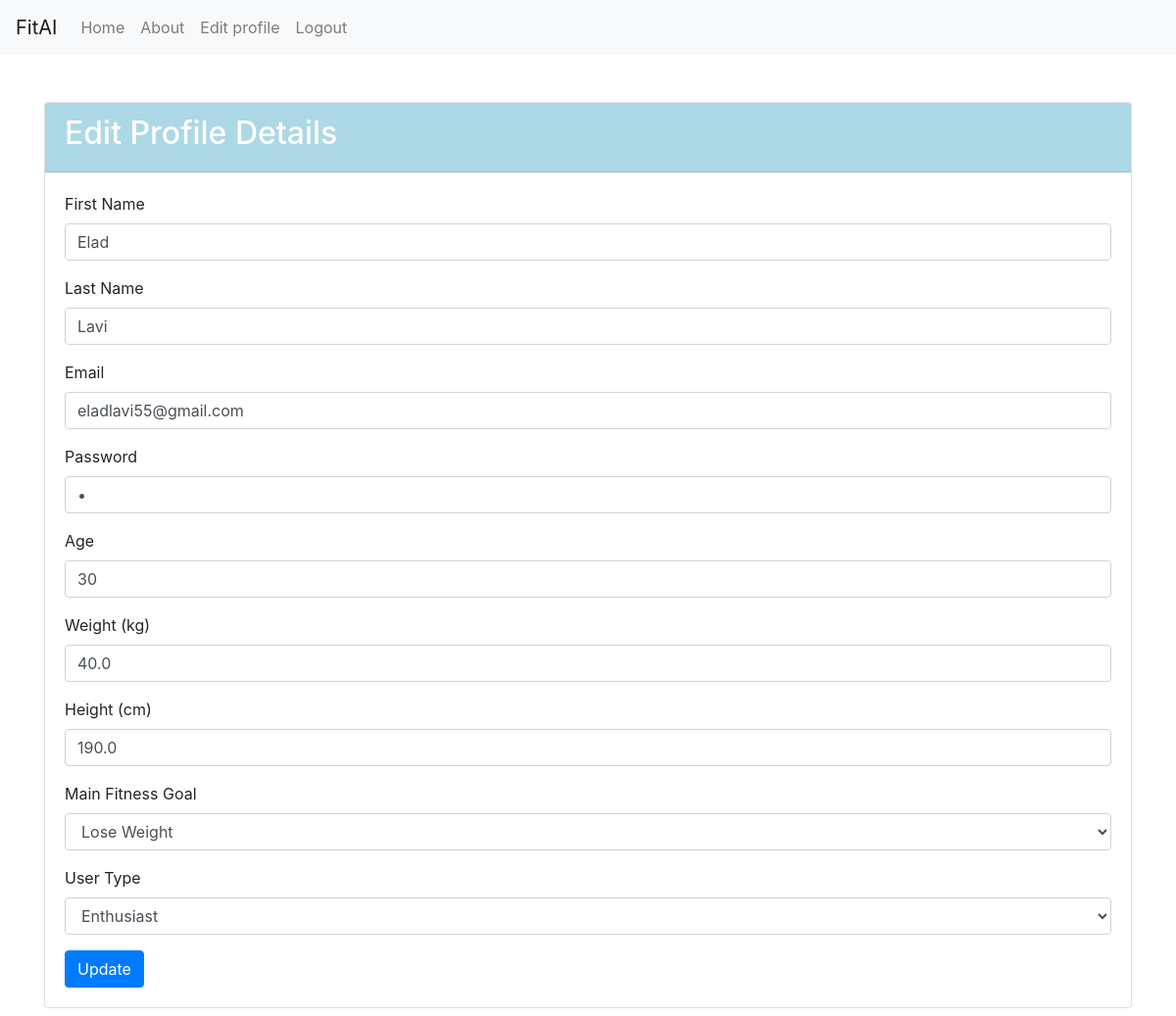
The page /edit_user (signed in) on the database as committed earlier.
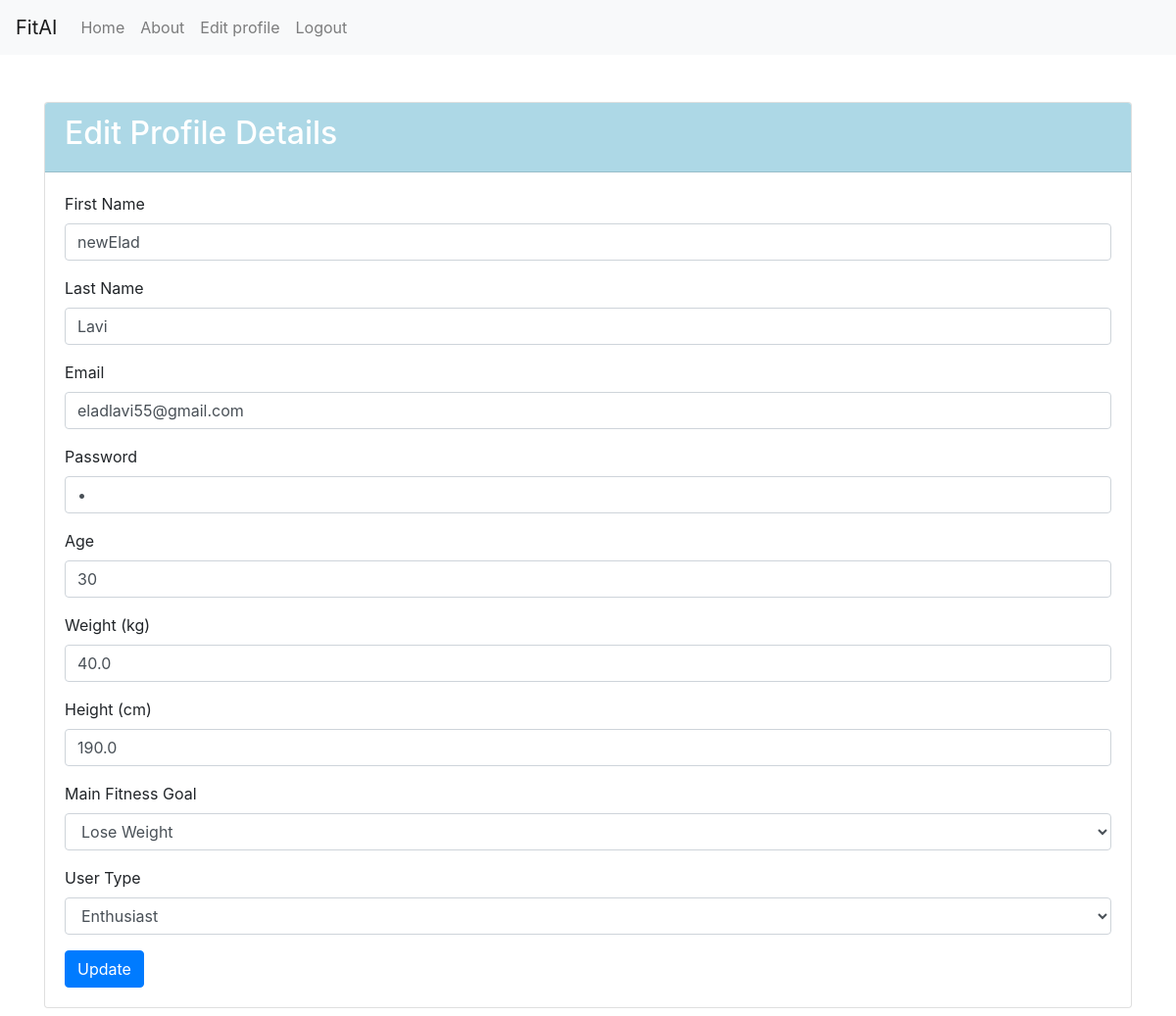
The same page on the database as committed later.
### main.py (models this page shows, shortened)
class Users(db.Model):
    _id = db.Column("id", db.Integer, primary_key=True)
    first_name = db.Column("first_name", db.String(100))
    last_name = db.Column("last_name", db.String(100))
    email = db.Column("email", db.String(100))
    password = db.Column("password", db.String(100))
    age = db.Column("age", db.Integer)
    weight = db.Column("weight", db.Float)
    height = db.Column("height", db.Float)
    user_type = db.Column("user_type", db.String(50))  # שדה סוג המשתמש החדש
    about_me = db.Column(db.Text, nullable=True)  # עמודה חדשה שתשמור את הטקסט על המאמן

### main.py (the view, shortened to what this page needs)
@app.route("/edit_user", methods=["POST", "GET"])
def edit_user():
    if "user" in session:
        email = session["email"]
        user = Users.query.filter_by(email=email).first()
        return render_template("edit_user.html", user=user)
    else:
        flash("You are not logged in", "danger")
        return redirect(url_for("login"))

### main.py (called while the page is built)
@app.context_processor
def inject_user():
    user_email = session.get("email")
    user_type = session.get("user_type")
    user = Users.query.filter_by(email=user_email).first() if user_email else None
    return dict(current_user=user)

### Templates/edit_user.html (shortened to what this page needs)
{% extends "base.html" %}
{% block content %}
<div class="container mt-5">
    <div class="card">
        <div class="card-header" style="background-color: #ADD8E6; color: white;">
            <h2>Edit Profile Details</h2>
        </div>
        <div class="card-body">
            <form method="POST">
                <div class="form-group">
                    <label for="first_name">First Name</label>
                    <input type="text" class="form-control" id="first_name" name="first_name" placeholder="First Name" value="{{ user.first_name }}" required>
                </div>
                <div class="form-group">
                    <label for="last_name">Last Name</label>
                    <input type="text" class="form-control" id="last_name" name="last_name" placeholder="Last Name" value="{{ user.last_name }}" required>
                </div>
                <div class="form-group">
                    <label for="email">Email</label>
                    <input type="email" class="form-control" id="email" name="email" placeholder="Email" value="{{ user.email }}" required>
                </div>
                <div class="form-group">
                    <label for="password">Password</label>
                    <input type="password" class="form-control" id="password" name="password" placeholder="Password" value="{{ user.password }}" required>
                </div>
                <div class="form-group">
                    <label for="age">Age</label>
                    <input type="number" class="form-control" id="age" name="age" placeholder="Age" value="{{ user.age }}" required>
                </div>
                <div class="form-group">
                    <label for="weight">Weight (kg)</label>
                    <input type="number" step="0.1" class="form-control" id="weight" name="weight" placeholder="Weight" value="{{ user.weight }}" required>
                </div>
                <div class="form-group">
                    <label for="height">Height (cm)</label>
                    <input type="number" step="0.1" class="form-control" id="height" name="height" placeholder="Height" value="{{ user.height }}" required>
                </div>
                <div class="form-group">
                    <label for="fitness_goal">Main Fitness Goal</label>
                    <select class="form-control" id="fitness_goal" name="fitness_goal" required>
                        <option value="lose_weight" {% if user.fitness_goal == 'lose_weight' %}selected{% endif %}>Lose Weight</option>
                    </select>
                </div>
                <div class="form-group">
                    <label for="user_type">User Type</label>
                    <select class="form-control" id="user_type" name="user_type" required>
                        <option value="enthusiast" {% if user.user_type == 'enthusiast' %}selected{% endif %}>Enthusiast</option>
                    </select>
                </div>
                <button type="submit" class="btn btn-primary">Update</button>
            </form>
        </div>
    </div>
</div>
{% endblock %}

Rows that differ between the two databases and show on the page:
changed Users "Lavi": first_name "Elad" → "newElad"
